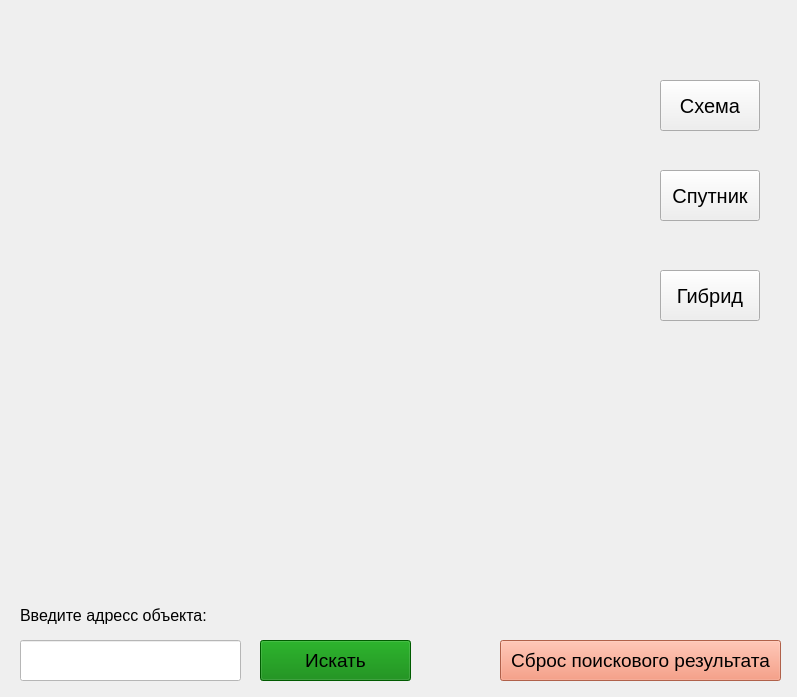
<?xml version="1.0" encoding="UTF-8"?>
<ui version="4.0">
 <class>Form</class>
 <widget class="QWidget" name="Form">
  <property name="geometry">
   <rect>
    <x>0</x>
    <y>0</y>
    <width>797</width>
    <height>697</height>
   </rect>
  </property>
  <property name="windowTitle">
   <string>Form</string>
  </property>
  <widget class="QLabel" name="map">
   <property name="geometry">
    <rect>
     <x>30</x>
     <y>20</y>
     <width>561</width>
     <height>471</height>
    </rect>
   </property>
   <property name="text">
    <string/>
   </property>
  </widget>
  <widget class="QPushButton" name="btn_map">
   <property name="geometry">
    <rect>
     <x>660</x>
     <y>80</y>
     <width>100</width>
     <height>51</height>
    </rect>
   </property>
   <property name="font">
    <font>
     <pointsize>15</pointsize>
    </font>
   </property>
   <property name="text">
    <string>Схема</string>
   </property>
  </widget>
  <widget class="QPushButton" name="btn_sat">
   <property name="geometry">
    <rect>
     <x>660</x>
     <y>170</y>
     <width>100</width>
     <height>51</height>
    </rect>
   </property>
   <property name="font">
    <font>
     <pointsize>15</pointsize>
    </font>
   </property>
   <property name="text">
    <string>Спутник</string>
   </property>
  </widget>
  <widget class="QPushButton" name="btn_sat_skl">
   <property name="geometry">
    <rect>
     <x>660</x>
     <y>270</y>
     <width>100</width>
     <height>51</height>
    </rect>
   </property>
   <property name="font">
    <font>
     <pointsize>15</pointsize>
    </font>
   </property>
   <property name="text">
    <string>Гибрид</string>
   </property>
  </widget>
  <widget class="QPushButton" name="btn_search">
   <property name="geometry">
    <rect>
     <x>260</x>
     <y>640</y>
     <width>151</width>
     <height>41</height>
    </rect>
   </property>
   <property name="font">
    <font>
     <pointsize>14</pointsize>
    </font>
   </property>
   <property name="styleSheet">
    <string notr="true">background: green;</string>
   </property>
   <property name="text">
    <string>Искать</string>
   </property>
  </widget>
  <widget class="QLineEdit" name="line_to_search">
   <property name="geometry">
    <rect>
     <x>20</x>
     <y>640</y>
     <width>221</width>
     <height>41</height>
    </rect>
   </property>
   <property name="font">
    <font>
     <pointsize>12</pointsize>
    </font>
   </property>
   <property name="styleSheet">
    <string notr="true">background-color: rgb(255, 255, 255);</string>
   </property>
  </widget>
  <widget class="QLabel" name="label">
   <property name="geometry">
    <rect>
     <x>20</x>
     <y>600</y>
     <width>251</width>
     <height>31</height>
    </rect>
   </property>
   <property name="font">
    <font>
     <pointsize>12</pointsize>
    </font>
   </property>
   <property name="text">
    <string>Введите адресс объекта:</string>
   </property>
  </widget>
  <widget class="QPushButton" name="btn_reset">
   <property name="geometry">
    <rect>
     <x>500</x>
     <y>640</y>
     <width>281</width>
     <height>41</height>
    </rect>
   </property>
   <property name="font">
    <font>
     <pointsize>14</pointsize>
    </font>
   </property>
   <property name="styleSheet">
    <string notr="true">background-color: rgb(247, 136, 103);</string>
   </property>
   <property name="text">
    <string>Сброс поискового результата</string>
   </property>
  </widget>
 </widget>
 <resources/>
 <connections/>
</ui>
